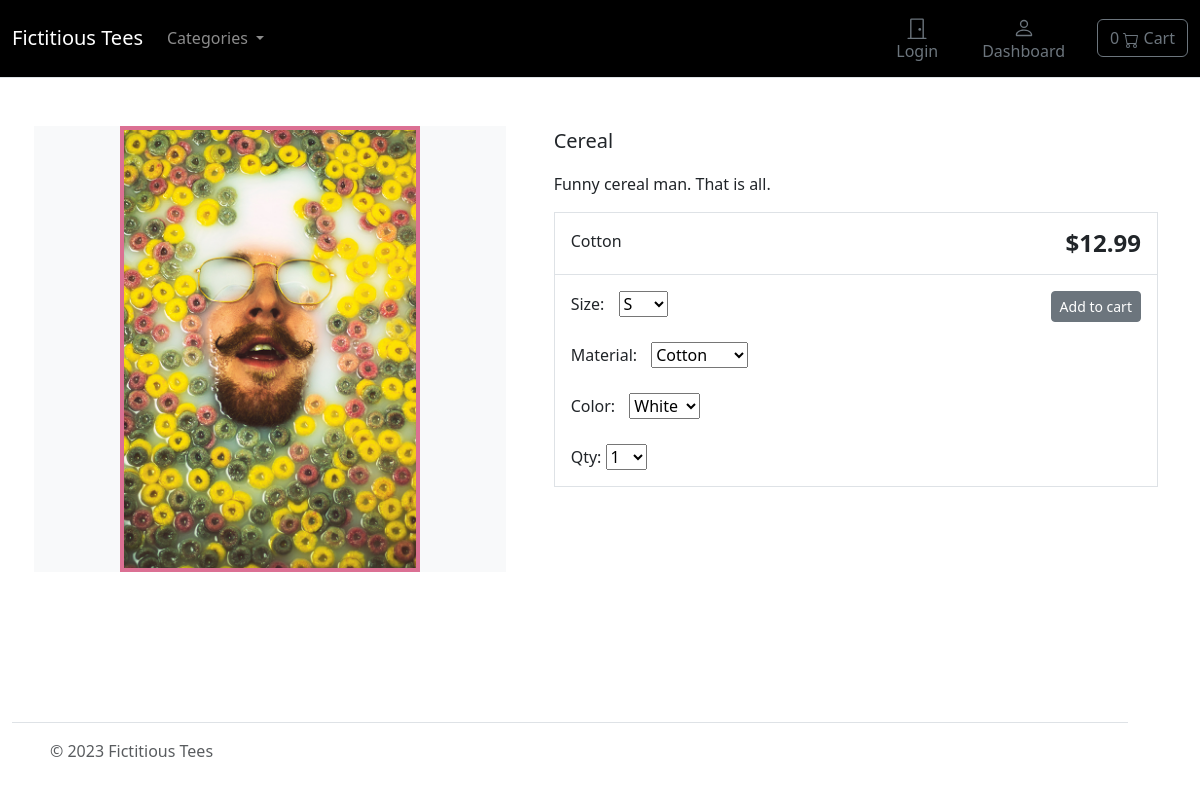
/design/cereal/, run on the app's committed database.
### shop/models.py (models this page shows, shortened)
class Design(models.Model):
	category = models.ForeignKey(Category, related_name='design', on_delete=models.CASCADE)
	created_by = models.ForeignKey(settings.AUTH_USER_MODEL, related_name='design_creator', on_delete=models.CASCADE)
	name = models.CharField(max_length=255)
	description = models.TextField(blank=True)
	image = models.ImageField(upload_to='images/')
	slug = models.SlugField(max_length=255)
	price = models.DecimalField(max_digits=4, decimal_places=2)
	in_stock = models.BooleanField(default=True)
	is_active = models.BooleanField(default=True)
	created = models.DateTimeField(auto_now_add=True)
	updated = models.DateTimeField(auto_now=True)
	objects = models.Manager()
	designs = DesignManager()
	class Meta:
		verbose_name_plural = "Designs"
		ordering = ('-updated',)

### shop/views.py (the view)
# urls.py: path('design/<slug:slug>/', views.design_detail, name='design_detail'),
def design_detail(request, slug):
	design = get_object_or_404(Design, slug=slug, in_stock=True)
	return render(request, 'shop/designs/detail.html', {'design':design})

### cart/cart.py (called while the page is built)
	def __len__(self):
		return sum(item['qty'] for item in self.cart.values())

### cart/context_processors.py (called while the page is built)
def cart(request):
	return{'cart': Cart(request)}

### shop/models.py (called while the page is built)
	def get_absolute_url(self):
		return reverse('shop:category_list', args=[self.slug])

### shop/views.py (called while the page is built)
def categories(request):
	return {'categories':Category.objects.all()}

### templates/shop/designs/detail.html (shortened to what this page needs)
{% extends "../base.html" %}
{% load static %}
{% block content %}
<div class="container">
    <main class="pt-5">
        <div class="row g-3">
            <div class="col-md-5 col-lg-5 order-md-first bg-light">
                <img class="img-fluid mx-auto d-block" width="300px" alt="Responsive design image." src="{{ design.image.url }}" style="border: 4px solid palevioletred">
            </div>
            <div class="col-md-7 col-lg-7 ps-md-3 ps-lg-5">
                <p><span class="lead">{{ design.name }}</span></p>
                <p>{{ design.description|slice:":355" }}</p>
                <div class="border">
                    <div class="col border-bottom">
                        <div class="row p-3">
                            <div class="col-6">Cotton</div>
                            <div class="col-6 text-end"><span class="h4 fw-bold">${{ design.price }}</span></div>
                        </div>
                    </div>
                    <div class="col">
                        <div class="row p-3">
                            <div class="col-6">
                                <label for="size" style="margin:0px 10px 0px 0px">Size:</label>
                                <select id="size">
                                    <option value="S">S</option>
                                </select>
								<div style="margin:25px 0px 25px 0px">
                                    <label for="material" style="margin:0px 10px 0px 0px">Material:</label>
                                    <select id="material">
                                        <option value="Cotton">Cotton</option>
                                    </select>
								</div>
                                <div style="margin:25px 0px 25px 0px">
                                    <label for="color" style="margin:0px 10px 0px 0px">Color:</label>
                                    <select id="color">
                                        <option value="White">White</option>
                                    </select>
                                </div>
                                <label for="qty">Qty:</label>
                                <select id="qty">
                                    <option value="1">1</option>
                                </select>
                            </div>
                            <div class="col-6 text-end"><button type="button" id="add-button" value="{{design.id}}" class="btn btn-secondary btn-sm">Add to cart</button></div>
                        </div>
                    </div>
                </div>
            </div>
        </div>
    </main>
</div>
{% endblock %}

### data on the page
Design: image (picture), name "Cereal", description "Funny cereal man. That is all.", price "12.99"
